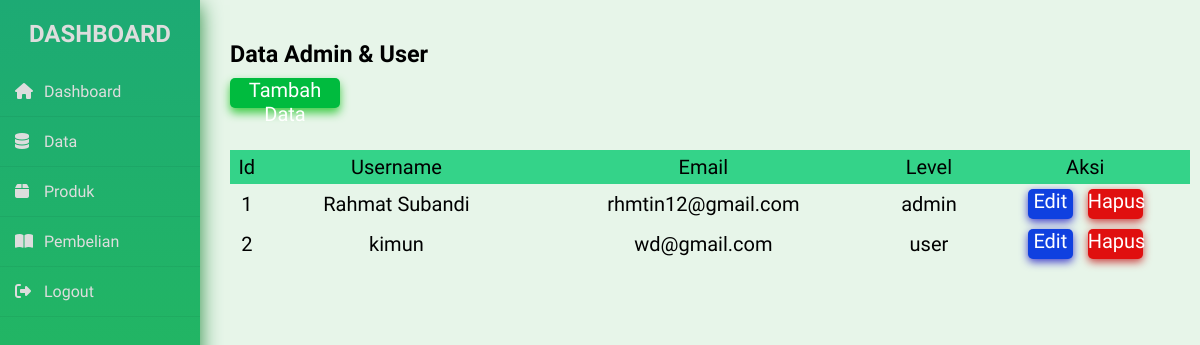
Screenshot of /admin/dashboard.php?halaman=data with the database file from the repository.
### tables this page shows
CREATE TABLE `user` (
  `id` int(11) NOT NULL,
  `username` char(25) NOT NULL,
  `email` varchar(50) NOT NULL,
  `password` varchar(255) NOT NULL,
  `level` varchar(10) NOT NULL
);

### admin/data.php (the view)
<h3>Data Admin & User</h3>
<a href="dashboard.php?halaman=tambahdata" class="btn-tambah">Tambah Data</a><br><br>
<table class="table1">
    <thead>
        <tr>
            <th>Id</th>
            <th>Username</th>
            <th>Email</th>
            <th>Level</th>
            <th>Aksi</th>
        </tr>
    </thead>
    <tbody>
        <?php $id = 1; ?>
        <?php $ambil = $db->query("SELECT * FROM user"); ?>
        <?php while ($pecah = $ambil->fetch_assoc()) { ?>
            <tr>
                <td><?php echo $id; ?></td>
                <td><?php echo $pecah['username']; ?></td>
                <td><?php echo $pecah['email']; ?></td>
                <td><?php echo $pecah['level']; ?></td>
                <td>
                    <a href="dashboard.php?halaman=edit&id=<?php echo $pecah['id']; ?>" class="btn-edit">Edit</a> &nbsp;
                    <a href="dashboard.php?halaman=hapus&id=<?php echo $pecah['id']; ?> " class="btn-hapus" onClick="return confirm('Yakin menghapus data?')">Hapus</a>
                </td>
            </tr>
            <?php $id++; ?>
        <?php } ?>
    </tbody>
</table>

### css/dashboard.css (style rules this page uses)
* { margin: 0; padding: 0; box-sizing: border-box; list-style: none; text-decoration: none; font-family: 'Abel', sans-serif; }
body { background: rgb(231, 245, 233); }
.btn-tambah { margin-top: 10px; display:inline-block; cursor:pointer; height: 30px; width: 110px; border-radius: 5px; text-align: center; text-decoration:none; color:rgb(255, 255, 255); background-color:rgb(0, 187, 62); box-shadow: 0 5px 10px 0 rgb(64, 204, 71); }
.table1 { color: rgb(0, 0, 0); width: 100%; border-collapse: collapse; }
.table1 tr th { background: rgb(52, 211, 137); color: rgb(0, 0, 0); font-weight: normal; }
.table1, th, td { padding: 5px 1px; text-align: center; }
.btn-hapus { display:inline-block; text-align: center; cursor:pointer; height: 30px; width: 55px; border-radius: 5px; text-decoration:none; color:rgb(255, 255, 255); background-color:#e00f0f; box-shadow: 0 3px 8px 0 rgb(204, 64, 64); }
.btn-edit { display:inline-block; text-align: center; cursor:pointer; height: 30px; width: 45px; border-radius: 5px; text-decoration:none; color:rgb(255, 255, 255); background-color:#0f40e0; box-shadow: 0 3px 8px 0 rgb(67, 64, 204); }

### rows the page displays
user: username "Rahmat Subandi", email "rhmtin12@gmail.com", level "admin"
user: username "kimun", email "wd@gmail.com", level "user"
